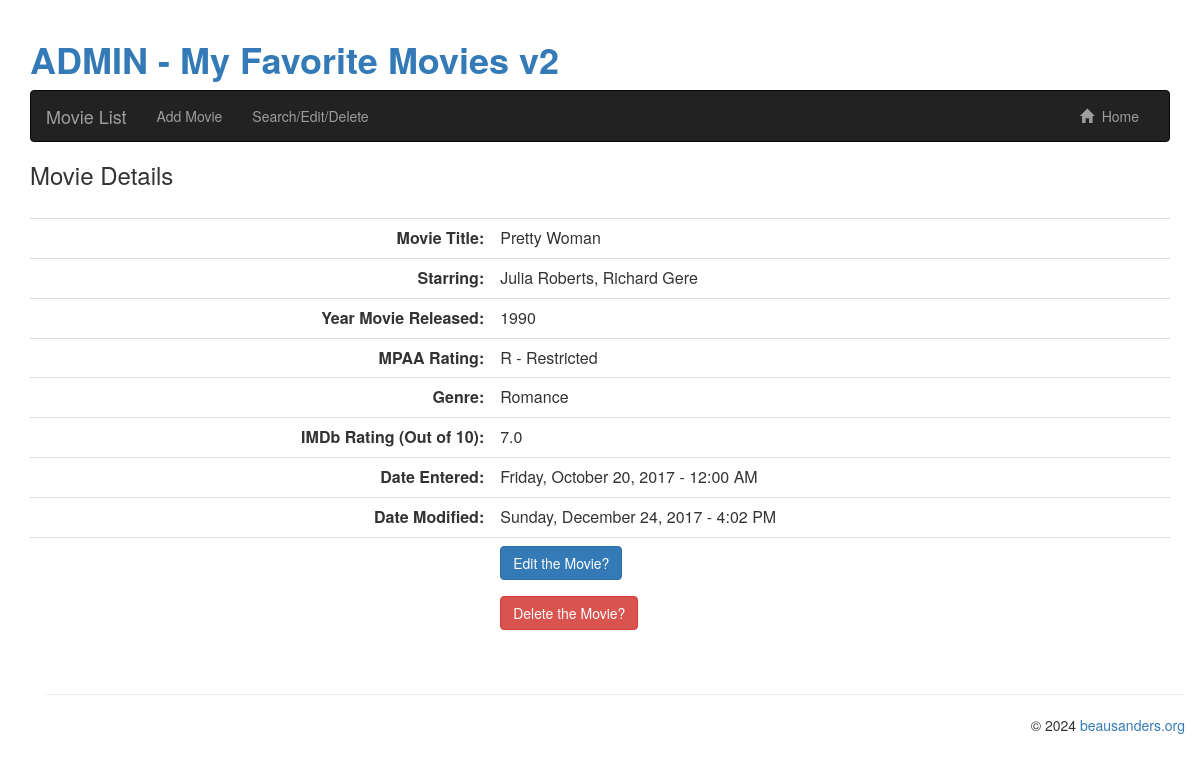
Page /favmovies2/admin/movies_detail.php?movieID=1 on the committed database.
### tables this page shows
CREATE TABLE IF NOT EXISTS `movielist` (
  `movieID` int(4) NOT NULL AUTO_INCREMENT,
  `movieTitle` varchar(255) NOT NULL,
  `movieStars` varchar(255) NOT NULL,
  `releaseYear` int(4) NOT NULL,
  `movieRating` varchar(5) NOT NULL,
  `movieGenre` varchar(30) NOT NULL,
  `IMDb_rating` decimal(2,1) NOT NULL,
  `dateEntered` datetime NOT NULL,
  `dateModified` datetime NOT NULL,
  PRIMARY KEY (`movieID`)
);

CREATE TABLE IF NOT EXISTS `movie_rating` (
  `ratingID` int(2) NOT NULL AUTO_INCREMENT,
  `rating` varchar(50) NOT NULL,
  `rating_description` varchar(50) NOT NULL,
  PRIMARY KEY (`ratingID`)
);

### favmovies2/admin/config/config.php (called while the page is built, shortened)
<?php
$app_URL = 'https://cpt283-bibb.beausanders.net/favmovies2/admin';
?>

### favmovies2/admin/movies_detail.php (the view, shortened to what this page needs)
<?php
require('./config/config.php');
    if(!isset($movieID)) {
         $movieID = $_GET['movieID'];
       }
$queryEdit = 'SELECT * FROM movielist WHERE movieID = :movie_id';
	$statement2 = $db->prepare($queryEdit);
	$statement2->bindValue(':movie_id', $movieID);
	$statement2->execute();
	$recordEdit = $statement2->fetch();
	$movieTitle = $recordEdit['movieTitle'];
	$movieStars = $recordEdit['movieStars'];
	$releaseYear = $recordEdit['releaseYear'];
	$movieRating = $recordEdit['movieRating'];
	$movieGenre = $recordEdit['movieGenre'];
	$IMDb_rating = $recordEdit['IMDb_rating'];
	$dateEntered = $recordEdit['dateEntered'];
	$dateModified = $recordEdit['dateModified'];
$query = 'SELECT * FROM movie_rating WHERE rating = :movieRating';
        $statement3 = $db->prepare($query);
        $statement3->bindValue(':movieRating', $movieRating);
        $statement3->execute();
        $statement3 = $statement3->fetch();
        $rating_description = $statement3['rating_description'];
if (($dateEntered == "0000-00-00 00:00:00")) {
       	$dateEntered = " ";
       	} else {
       	$dateEntered = date("l, F d, Y - g:i A", strtotime($dateEntered));
	}
if (($dateModified == "0000-00-00 00:00:00")) {
       	$dateModified = " ";
 	} else {
       	$dateModified = date("l, F d, Y - g:i A", strtotime($dateModified));
	}
?>
<div class="container">
<?php include './header.php'; ?>
<h3>Movie Details</h3><br />
<table class="table">
<tr>
<td align="right"><strong>Movie Title:</strong></td>
<td><?php echo $movieTitle; ?></td>
</tr>
<tr>
<td align="right"><strong>Starring:</strong></td>
<td><?php echo $movieStars; ?></td>
</tr>
<tr>
<td align="right"><strong>Year Movie Released:</strong></td>
<td><?php echo $releaseYear; ?></td>
</tr>
<tr>
<td align="right"><strong>MPAA Rating:</strong></td>
<td><?php echo $movieRating; ?> - <?php echo $rating_description; ?></td>
</tr>
<tr>
<td align="right"><strong>Genre:</strong></td>
<td><?php echo $movieGenre; ?></td>
</tr>
<tr>
<td align="right"><strong>IMDb Rating (Out of 10):</strong></td>
<td><?php echo $IMDb_rating; ?></td>
</tr>
<tr>
<td align="right"><strong>Date Entered:</strong></td>
<td><?php echo $dateEntered; ?></td>
</tr>
<tr>
<td align="right"><strong>Date Modified:</strong></td>
<td><?php echo $dateModified; ?></td>
</tr>
<tr>
<td>&nbsp;</td>
<td align="left">
<form action="<?php echo $app_URL; ?>/movies_edit.php" method="POST" id="movies_edit">
<button type="submit" class="btn btn-primary">Edit the Movie?</button>
</form>
<form action="<?php echo $app_URL; ?>/movies_delete_confirm.php" method="POST" id="movies_delete_confirm">
<button type="submit" class="btn btn-danger">Delete the Movie?</button>
</form>
</td>
</table>
<?php include "./footer.php"; ?>
</div>
</body>
</html>

### rows in the picture
movielist: movieTitle "Pretty Woman", movieStars "Julia Roberts, Richard Gere", releaseYear "1990", movieRating "R", movieGenre "Romance", IMDb_rating "7.0", dateEntered "Friday, October 20, 2017 - 12:00 AM", dateModified "Sunday, December 24, 2017 - 4:02 PM"
movie_rating: rating_description "Restricted"

### other values in the picture
$app_name "ADMIN - My Favorite Movies v2"
